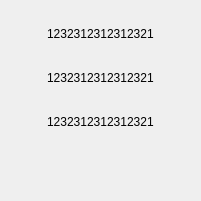
      <widget class="CardWidget" name="CardWidget_184">
       <property name="geometry">
        <rect>
         <x>500</x>
         <y>610</y>
         <width>201</width>
         <height>201</height>
        </rect>
       </property>
       <property name="minimumSize">
        <size>
         <width>0</width>
         <height>0</height>
        </size>
       </property>
       <layout class="QGridLayout" name="gridLayout_104">
        <item row="0" column="0">
         <widget class="SubtitleLabel" name="SubtitleLabel_784">
          <property name="maximumSize">
           <size>
            <width>16777215</width>
            <height>31</height>
           </size>
          </property>
          <property name="text">
           <string>1232312312312321</string>
          </property>
         </widget>
        </item>
        <item row="1" column="0">
         <widget class="SubtitleLabel" name="SubtitleLabel_785">
          <property name="maximumSize">
           <size>
            <width>16777215</width>
            <height>31</height>
           </size>
          </property>
          <property name="text">
           <string>1232312312312321</string>
          </property>
         </widget>
        </item>
        <item row="2" column="0">
         <widget class="SubtitleLabel" name="SubtitleLabel_786">
          <property name="maximumSize">
           <size>
            <width>16777215</width>
            <height>31</height>
           </size>
          </property>
          <property name="text">
           <string>1232312312312321</string>
          </property>
         </widget>
        </item>
        <item row="3" column="0">
         <widget class="IconWidget" name="IconWidget_644">
          <property name="minimumSize">
           <size>
            <width>31</width>
            <height>31</height>
           </size>
          </property>
          <property name="maximumSize">
           <size>
            <width>31</width>
            <height>31</height>
           </size>
          </property>
         </widget>
        </item>
       </layout>
      </widget>
